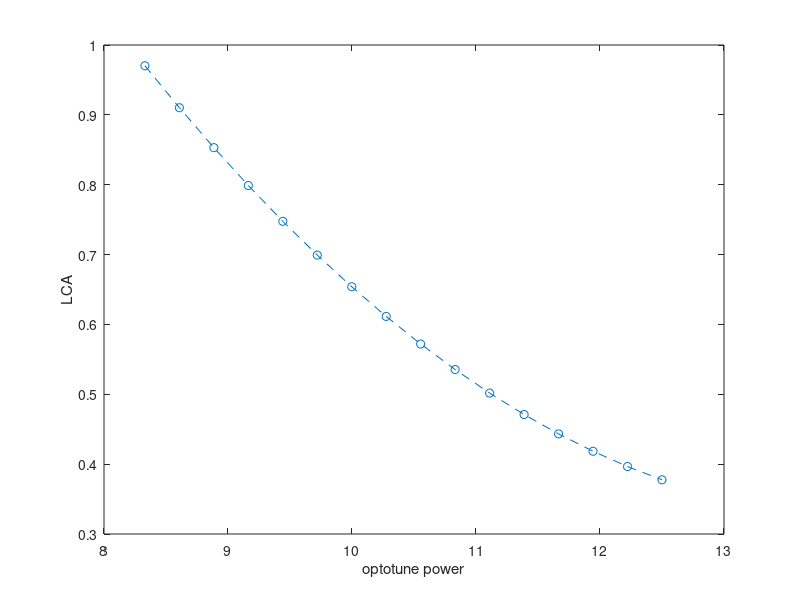

Reproduce this figure in MATLAB.
power=linspace(8.33,12.5,16);
LCA_val=0.019*power.^2-0.5379*power+4.1326;
% slope=2*0.019*power-0.5379;
figure(1),plot(power,LCA_val,'o--');
xlabel('optotune power');
ylabel('LCA');
%  figure(2),plot(power,slope);
powerv=[8 8.005 8.1 8.3 8.05 8.045] ;
LCA_valv=0.019*powerv.^2-0.5379*powerv+4.1326;
diff=[LCA_valv(1)-LCA_valv(2)  LCA_valv(1)-LCA_valv(3)  LCA_valv(1)-LCA_valv(4)  LCA_valv(1)-LCA_valv(5) LCA_valv(1)-LCA_valv(6)]

powerv=[11 11.005 11.1 11.3 11.05 11.045] ;
LCA_valv=0.019*powerv.^2-0.5379*powerv+4.1326;
diff=[LCA_valv(1)-LCA_valv(2)  LCA_valv(1)-LCA_valv(3)  LCA_valv(1)-LCA_valv(4)  LCA_valv(1)-LCA_valv(5) LCA_valv(1)-LCA_valv(6)]

powerv=[12.5 12.505 12.6 12.8 12.55 12.545] ;
LCA_valv=0.019*powerv.^2-0.5379*powerv+4.1326;
diff=[LCA_valv(1)-LCA_valv(2)  LCA_valv(1)-LCA_valv(3)  LCA_valv(1)-LCA_valv(4)  LCA_valv(1)-LCA_valv(5) LCA_valv(1)-LCA_valv(6)]

